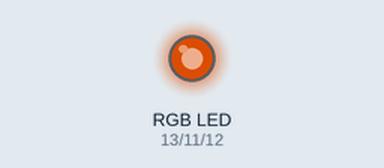
Recording of a sketch running on a simulated Arduino Uno, built with avr-gcc and run on an emulated ATmega328P. Shown: an RGB LED mixed from three pins (HIGH = lit). Dim RGB values are drawn brighter than linear; what the sketch prints to the serial monitor is not drawn.

Above: at 0.1 s.
Timing chart, 0 to 1.6 s (numbered marks = the images above):
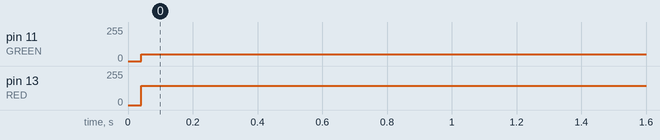

Measured:
- by itself, pin 11 (GREEN): 0/255 → 51/255 at 0.04 s
- by itself, pin 13 (RED): 0/255 → 145/255 at 0.04 s

The sketch:

rgb.ino
```cpp
/*
This sketch cycles through all colours at a specified rate to determine
*/
int GREEN = 11;
int BLUE = 12;
int RED = 13;
int wait = 256;
int min;
int ratio [3];

void setup() {
  // put your setup code here, to run once:
  pinMode(RED, OUTPUT);
  pinMode(BLUE, OUTPUT);
  pinMode(GREEN,OUTPUT);
  Serial.begin(9600);


  int rgb [3] = {200,10,0};
  rgb[0] = rgb[0]/1;
  rgb[1] = rgb[1]/1;
  rgb[2] = rgb[2]/1;

  int i = 0;

  min = rgb[i];
  while (i<=2){
    if (rgb[i]<min && rgb[i]!=0){
      min = rgb[i];
    }
    i++;
  }
  ratio[0] = rgb[0]/min;
  ratio[1] = rgb[1]/min;
  ratio[2] = rgb[2]/min;
  Serial.println(ratio[0]);
  Serial.println(ratio[1]);
  Serial.println(ratio[2]);
}

void loop() {
  if (ratio[0]>0){
    digitalWrite(GREEN, LOW);
    digitalWrite(BLUE, LOW);
    digitalWrite(RED, HIGH);
    delayMicroseconds(ratio[0]);                    //timing for Red
  }
  if (ratio[1]>0){
    digitalWrite(BLUE, LOW);
    digitalWrite(RED, LOW);
    digitalWrite(GREEN, HIGH);
    delayMicroseconds((ratio[1]/2));                    //timing for Green

  }

  if (ratio[2]>0){
    digitalWrite(RED, LOW);
    digitalWrite(GREEN, LOW);
    digitalWrite(BLUE, HIGH);
    delayMicroseconds((ratio[2]));                    //timing for Blue
  }
}
```
